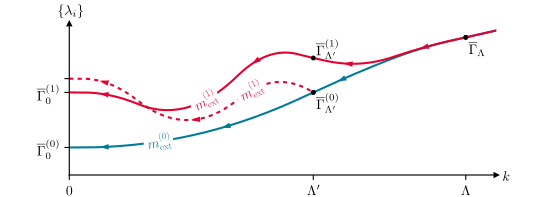

Source code (Python):
# -*- coding: utf-8 -*-
"""
@author Martin Jakob Steil
@date 2023-08-04T11:51
@brief Plot for RG consistency
"""

import sys, os
sys.path.append(os.path.join(os.path.dirname(__file__), '../../graphics/'))
from plot_utils import *

import numpy as np
import json
from scipy.interpolate import make_interp_spline, BSpline
from labellines import labelLine, labelLines

## ************ Data import and processing ************ ##

with open('rg_consistency.json') as json_file:
    raw = json.load(json_file)
kIR=raw['kIR']
kLp=raw['kLp']
kUV=raw['kUV']
ki=np.concatenate((np.linspace(kIR,kLp,300),np.linspace(kLp,kUV+1, 300)[1:]))

names=raw['data']
labels=raw['labels']
data={n:np.array(raw[n]) for n in names}
splines=[make_interp_spline(data[n][:,0],data[n][:,1], k=2) for n in names]


## ************ Figure ************ ##

fig, ax00 = plt.subplots()

    
# Styling
line_styles=['-','-',(0,(2,2))]
c=[colors[0],colors[1],colors[1]]
plot_styles=list(map(lambda i : {
    'color':c[i],
    'linestyle': line_styles[i],
    'linewidth': 1.5
    },range(3)))
point_styles=list(map(lambda i : {
    'color':'0',
    'linestyle': 'none',
    'marker': '.',
    'markersize': 5
    },range(3)))

karrowi=[[1,5,kLp*1.1],[1,6,9,11.5],[1,4]]
for i in range(3):
    if i!=2:
        ax00.plot(ki,splines[i](ki), **plot_styles[i],label=labels[i])
    else:
        ax00.plot(ki[:299],splines[i](ki[:299]), **plot_styles[i],label=labels[i])    
    ax00.plot([kLp,kUV],[splines[i](kLp),splines[i](kUV)], **point_styles[i])
    
    for k in karrowi[i]:
        ax00.arrow(k,splines[i](k), -0.01, splines[i](k)-splines[i](k+0.01),
                   color=c[i], shape='full', lw=0, length_includes_head=True, head_width=.2)
   
    
labelLines(ax00.get_lines(), zorder=10,xvals=(3,4.5,6),outline_width=6.5)



ax00.set_ylim(0, 5.5)
ax00.set_yticks([s(kIR) for s in splines])
ax00.set_yticklabels([])
ax00.set_xlim(kIR,kUV+1)
ax00.set_xticks([kIR,kLp,kUV])
ax00.set_xticklabels(['$0$',"$\Lambda'$",'$\Lambda$'])

ax00.annotate('$\overline{\Gamma}_{\Lambda^\prime}^{(0)}$', xy=(kLp, splines[0](kLp)), xytext=(2,-12),textcoords='offset points')
ax00.annotate('$\overline{\Gamma}_{\Lambda^\prime}^{(1)}$', xy=(kLp, splines[1](kLp)), xytext=(2,2),textcoords='offset points')
ax00.annotate('$\overline{\Gamma}_{\Lambda}$', xy=(kUV, splines[0](kUV)), xytext=(2,-12),textcoords='offset points')

ax00.set_yticklabels(['$\overline{\Gamma}_{0}^{(0)}$',"$\overline{\Gamma}_{0}^{(1)}$",''])

# get a tick and will position things next to the last one
ticklab = ax00.xaxis.get_ticklabels()[0]
trans = ticklab.get_transform()
label = ax00.set_xlabel('$k$', ha='left', va = 'center')
ax00.xaxis.set_label_coords(kUV+1.2, 0.05, transform=trans)

ticklab = ax00.yaxis.get_ticklabels()[0]
trans = ticklab.get_transform()
label = ax00.set_ylabel('$\{\lambda_i\}$', ha='left', va = 'top',rotation=0)
ax00.yaxis.set_label_coords(-0.005, 5.5+0.7, transform=trans)


#plt.show()
ax00.grid(False)
ax00.spines['left'].set_position('zero')
ax00.spines['right'].set_visible(False)
ax00.spines['bottom'].set_position('zero')
ax00.spines['top'].set_visible(False)
ax00.xaxis.set_ticks_position('bottom')
ax00.yaxis.set_ticks_position('left')
# make arrows
ax00.plot((1), (0), ls="", marker=">", ms=3, color="k",
        transform=ax00.get_yaxis_transform(), clip_on=False)
ax00.plot((0), (1), ls="", marker="^", ms=3, color="k",
        transform=ax00.get_xaxis_transform(), clip_on=False)

# Export
fig.set_size_inches(14 * cm, 5 * cm)

save_plot(fig, 'rg_consistency.pdf')
